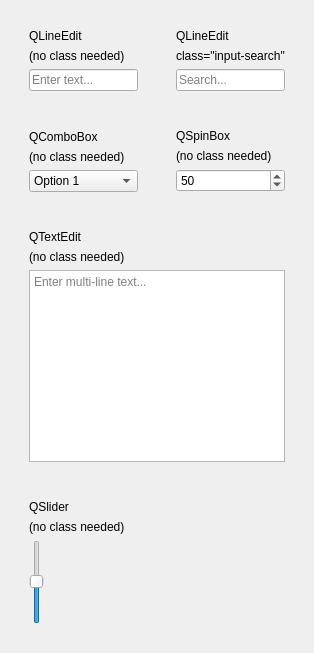
      <widget class="QWidget" name="inputsTab">
       <attribute name="title">
        <string>Inputs</string>
       </attribute>
       <layout class="QGridLayout" name="gridLayout_2">
        <property name="leftMargin">
         <number>20</number>
        </property>
        <property name="topMargin">
         <number>20</number>
        </property>
        <property name="rightMargin">
         <number>20</number>
        </property>
        <property name="bottomMargin">
         <number>20</number>
        </property>
        <property name="spacing">
         <number>20</number>
        </property>
        <item row="0" column="0">
         <widget class="QFrame" name="frame_11">
          <property name="frameShape">
           <enum>QFrame::NoFrame</enum>
          </property>
          <property name="class" stdset="0">
           <string>container-secondary</string>
          </property>
          <layout class="QVBoxLayout" name="verticalLayout_12">
           <item>
            <widget class="QLabel" name="label_21">
             <property name="text">
              <string>QLineEdit</string>
             </property>
             <property name="class" stdset="0">
              <string>text-bold</string>
             </property>
            </widget>
           </item>
           <item>
            <widget class="QLabel" name="label_22">
             <property name="text">
              <string>(no class needed)</string>
             </property>
             <property name="class" stdset="0">
              <string>text-small code</string>
             </property>
            </widget>
           </item>
           <item>
            <widget class="QLineEdit" name="lineEdit">
             <property name="placeholderText">
              <string>Enter text...</string>
             </property>
            </widget>
           </item>
          </layout>
         </widget>
        </item>
        <item row="0" column="1">
         <widget class="QFrame" name="frame_12">
          <property name="frameShape">
           <enum>QFrame::NoFrame</enum>
          </property>
          <property name="class" stdset="0">
           <string>container-secondary</string>
          </property>
          <layout class="QVBoxLayout" name="verticalLayout_13">
           <item>
            <widget class="QLabel" name="label_23">
             <property name="text">
              <string>QLineEdit</string>
             </property>
             <property name="class" stdset="0">
              <string>text-bold</string>
             </property>
            </widget>
           </item>
           <item>
            <widget class="QLabel" name="label_24">
             <property name="text">
              <string>class=&quot;input-search&quot;</string>
             </property>
             <property name="class" stdset="0">
              <string>text-small code</string>
             </property>
            </widget>
           </item>
           <item>
            <widget class="QLineEdit" name="lineEdit_2">
             <property name="placeholderText">
              <string>Search...</string>
             </property>
             <property name="class" stdset="0">
              <string>input-search</string>
             </property>
            </widget>
           </item>
          </layout>
         </widget>
        </item>
        <item row="1" column="0">
         <widget class="QFrame" name="frame_13">
          <property name="frameShape">
           <enum>QFrame::NoFrame</enum>
          </property>
          <property name="class" stdset="0">
           <string>container-secondary</string>
          </property>
          <layout class="QVBoxLayout" name="verticalLayout_14">
           <item>
            <widget class="QLabel" name="label_25">
             <property name="text">
              <string>QComboBox</string>
             </property>
             <property name="class" stdset="0">
              <string>text-bold</string>
             </property>
            </widget>
           </item>
           <item>
            <widget class="QLabel" name="label_26">
             <property name="text">
              <string>(no class needed)</string>
             </property>
             <property name="class" stdset="0">
              <string>text-small code</string>
             </property>
            </widget>
           </item>
           <item>
            <widget class="QComboBox" name="comboBox">
             <item>
              <property name="text">
               <string>Option 1</string>
              </property>
             </item>
             <item>
              <property name="text">
               <string>Option 2</string>
              </property>
             </item>
             <item>
              <property name="text">
               <string>Option 3</string>
              </property>
             </item>
            </widget>
           </item>
          </layout>
         </widget>
        </item>
        <item row="1" column="1">
         <widget class="QFrame" name="frame_14">
          <property name="frameShape">
           <enum>QFrame::NoFrame</enum>
          </property>
          <property name="class" stdset="0">
           <string>container-secondary</string>
          </property>
          <layout class="QVBoxLayout" name="verticalLayout_15">
           <item>
            <widget class="QLabel" name="label_27">
             <property name="text">
              <string>QSpinBox</string>
             </property>
             <property name="class" stdset="0">
              <string>text-bold</string>
             </property>
            </widget>
           </item>
           <item>
            <widget class="QLabel" name="label_28">
             <property name="text">
              <string>(no class needed)</string>
             </property>
             <property name="class" stdset="0">
              <string>text-small code</string>
             </property>
            </widget>
           </item>
           <item>
            <widget class="QSpinBox" name="spinBox">
             <property name="maximum">
              <number>100</number>
             </property>
             <property name="value">
              <number>50</number>
             </property>
            </widget>
           </item>
          </layout>
         </widget>
        </item>
        <item row="2" column="0" colspan="2">
         <widget class="QFrame" name="frame_15">
          <property name="frameShape">
           <enum>QFrame::NoFrame</enum>
          </property>
          <property name="class" stdset="0">
           <string>container-secondary</string>
          </property>
          <layout class="QVBoxLayout" name="verticalLayout_16">
           <item>
            <widget class="QLabel" name="label_29">
             <property name="text">
              <string>QTextEdit</string>
             </property>
             <property name="class" stdset="0">
              <string>text-bold</string>
             </property>
            </widget>
           </item>
           <item>
            <widget class="QLabel" name="label_30">
             <property name="text">
              <string>(no class needed)</string>
             </property>
             <property name="class" stdset="0">
              <string>text-small code</string>
             </property>
            </widget>
           </item>
           <item>
            <widget class="QTextEdit" name="textEdit">
             <property name="placeholderText">
              <string>Enter multi-line text...</string>
             </property>
            </widget>
           </item>
          </layout>
         </widget>
        </item>
        <item row="3" column="0">
         <widget class="QFrame" name="frame_16">
          <property name="frameShape">
           <enum>QFrame::NoFrame</enum>
          </property>
          <property name="class" stdset="0">
           <string>container-secondary</string>
          </property>
          <layout class="QVBoxLayout" name="verticalLayout_17">
           <item>
            <widget class="QLabel" name="label_31">
             <property name="text">
              <string>QSlider</string>
             </property>
             <property name="class" stdset="0">
              <string>text-bold</string>
             </property>
            </widget>
           </item>
           <item>
            <widget class="QLabel" name="label_32">
             <property name="text">
              <string>(no class needed)</string>
             </property>
             <property name="class" stdset="0">
              <string>text-small code</string>
             </property>
            </widget>
           </item>
           <item>
            <widget class="QSlider" name="horizontalSlider">
             <property name="value">
              <number>50</number>
             </property>
            </widget>
           </item>
          </layout>
         </widget>
        </item>
        <item row="3" column="1">
         <spacer name="verticalSpacer_2">
          <property name="orientation">
           <enum>Qt::Vertical</enum>
          </property>
          <property name="sizeHint" stdset="0">
           <size>
            <width>20</width>
            <height>40</height>
           </size>
          </property>
         </spacer>
        </item>
       </layout>
      </widget>
